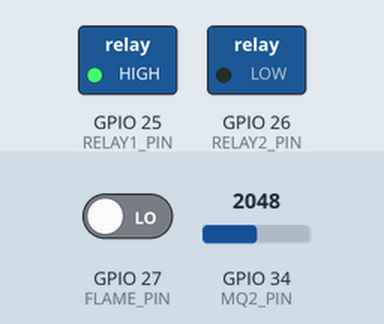
Bench run of a sketch on a simulated ESP32. On the bench: switched loads named in the sketch (green lamp = pin HIGH). The test bench sets the inputs (shaded band); at power-on: GPIO 27 (FLAME_PIN) LOW, GPIO 34 (MQ2_PIN) = 2048. WiFi joins after 1.5 s; servers stay silent unless stated; uploads are accepted with an empty reply; what the sketch prints to the serial monitor is not drawn.

Above: at 2.8 s.
2.9 s: GPIO 27 (FLAME_PIN) driven HIGH
At 4.0 s:
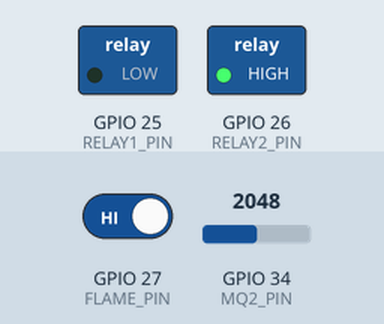
4.5 s: GPIO 34 (MQ2_PIN) set to 1828
6.3 s: GPIO 34 (MQ2_PIN) set to 1748
At 6.8 s:
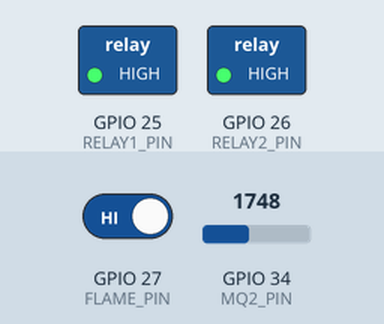
8.7 s: GPIO 34 (MQ2_PIN) set to 1840
At 10.2 s:
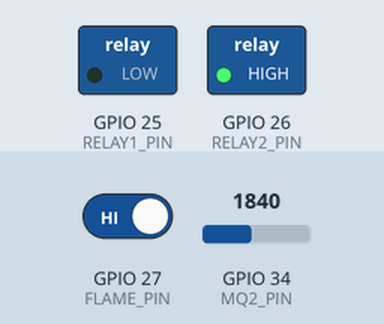
10.8 s: GPIO 34 (MQ2_PIN) set to 1760
At 11.9 s:
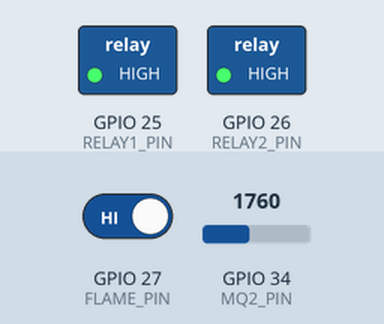
12.9 s: GPIO 27 (FLAME_PIN) driven LOW
At 14.8 s:
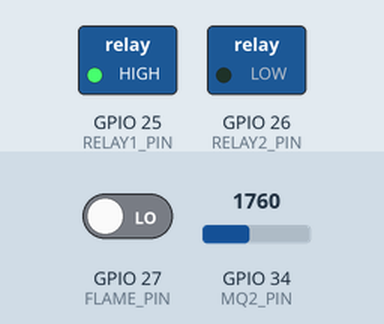
Timing chart, 0 to 16.3 s (numbered marks = the images above; inputs shaded):
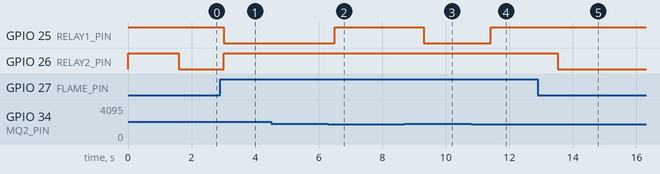

The sketch:

ESP32_2_Gas_Flame_w_server.ino
```cpp
/*
=========================================
ESP32 Fire & Gas Automation System
=========================================

Relay 1 -> Exhaust Fan
Relay 2 -> Emergency Pump / Light

Logic:

Gas only
Fan ON

Fire only
Emergency ON

Gas + Fire
Fan OFF
Emergency ON
=========================================
*/

#include <WiFi.h>
#include <HTTPClient.h>

// ================= WIFI + SERVER CONFIG =================
// Set these to match your network and your laptop's IP address.
// Find your laptop's IP with `ipconfig` (Windows) or `ifconfig`/`ip addr` (Mac/Linux).
// The ESP32 and your laptop must be on the SAME WiFi network.
const char* WIFI_SSID     = "YOUR_WIFI_SSID";
const char* WIFI_PASSWORD = "YOUR_WIFI_PASSWORD";
const char* SERVER_URL    = "http://192.168.1.100:3000/api/update/gas"; // <-- change IP
// ==========================================================

#define MQ2_PIN        34
#define FLAME_PIN      27

#define RELAY1_PIN     25
#define RELAY2_PIN     26

// Adjust after observing Serial Monitor
const int GAS_THRESHOLD = 1800;

unsigned long lastPost = 0;
const unsigned long POST_INTERVAL_MS = 500; // matches the existing loop delay -> real-time feed
bool actuatorsEnabled = true; // set by the dashboard's Connect/Disconnect override buttons

void connectWiFi() {
  Serial.print("Connecting to WiFi");
  WiFi.begin(WIFI_SSID, WIFI_PASSWORD);
  while (WiFi.status() != WL_CONNECTED) {
    delay(400);
    Serial.print(".");
  }
  Serial.println();
  Serial.print("Connected! IP address: ");
  Serial.println(WiFi.localIP());
}

void sendData(int gasValue, bool gasLeak, bool flame, const char* status) {
  if (WiFi.status() != WL_CONNECTED) return;

  HTTPClient http;
  http.begin(SERVER_URL);
  http.addHeader("Content-Type", "application/json");
  http.setTimeout(2000); // don't let a slow/dead server block the safety loop for long

  String payload = "{";
  payload += "\"gasValue\":" + String(gasValue) + ",";
  payload += "\"gasLeak\":" + String(gasLeak ? "true" : "false") + ",";
  payload += "\"flame\":" + String(flame ? "true" : "false") + ",";
  payload += "\"status\":\"" + String(status) + "\"";
  payload += "}";

  int code = http.POST(payload);
  if (code > 0) {
    String response = http.getString();
    // Simple substring check for "enabled":true/false (no ArduinoJson dependency).
    // The dashboard's Connect/Disconnect buttons control this flag on the server.
    if (response.indexOf("\"enabled\":false") != -1) {
      actuatorsEnabled = false;
    } else if (response.indexOf("\"enabled\":true") != -1) {
      actuatorsEnabled = true;
    }
  } else {
    Serial.print("HTTP POST failed: ");
    Serial.println(http.errorToString(code));
  }
  http.end();
}

void setup()
{
    Serial.begin(115200);

    pinMode(FLAME_PIN, INPUT);

    pinMode(RELAY1_PIN, OUTPUT);
    pinMode(RELAY2_PIN, OUTPUT);

    // Relay OFF (Most relay modules are Active LOW)
    digitalWrite(RELAY1_PIN, HIGH);
    digitalWrite(RELAY2_PIN, HIGH);

    Serial.println("Fire & Gas Automation Started");

    connectWiFi();
}

void loop()
{
    int gasValue = analogRead(MQ2_PIN);

    // Most flame sensors:
    // LOW = Flame detected
    // HIGH = No flame
    bool flameDetected = (digitalRead(FLAME_PIN) == LOW);

    bool gasLeak = (gasValue > GAS_THRESHOLD);

    Serial.print("Gas Value : ");
    Serial.print(gasValue);

    Serial.print("    Flame : ");

    if(flameDetected)
        Serial.print("YES");
    else
        Serial.print("NO");

    Serial.print("    Status : ");

    const char* statusText;

    // ----------------------------
    // MANUAL OVERRIDE (dashboard Disconnect button)
    // NOTE: this is a safety system (gas + fire). Disabling it means the
    // fan/emergency relays will NOT respond to a real gas leak or flame.
    // Only use this for testing - don't leave it disconnected in normal use.
    // ----------------------------
    if(!actuatorsEnabled)
    {
        digitalWrite(RELAY1_PIN, HIGH);   // relays forced to safe/idle state
        digitalWrite(RELAY2_PIN, HIGH);

        statusText = "PAUSED (dashboard override)";
        Serial.println(statusText);
    }

    // ----------------------------
    // CASE 1
    // Normal
    // ----------------------------
    else if(!gasLeak && !flameDetected)
    {
        digitalWrite(RELAY1_PIN, HIGH);
        digitalWrite(RELAY2_PIN, HIGH);

        statusText = "NORMAL";
        Serial.println(statusText);
    }

    // ----------------------------
    // CASE 2
    // Gas Leak Only
    // ----------------------------
    else if(gasLeak && !flameDetected)
    {
        digitalWrite(RELAY1_PIN, LOW);      // Fan ON
        digitalWrite(RELAY2_PIN, HIGH);     // Emergency OFF

        statusText = "GAS LEAK -> FAN ON";
        Serial.println(statusText);
    }

    // ----------------------------
    // CASE 3
    // Fire Only
    // ----------------------------
    else if(!gasLeak && flameDetected)
    {
        digitalWrite(RELAY1_PIN, HIGH);     // Fan OFF
        digitalWrite(RELAY2_PIN, LOW);      // Emergency ON

        statusText = "FIRE -> EMERGENCY ON";
        Serial.println(statusText);
    }

    // ----------------------------
    // CASE 4
    // Fire + Gas
    // ----------------------------
    else
    {
        digitalWrite(RELAY1_PIN, HIGH);     // Fan OFF
        digitalWrite(RELAY2_PIN, LOW);      // Emergency ON

        statusText = "EMERGENCY: GAS + FIRE";
        Serial.println(statusText);
    }

    // ---- Send live data to the dashboard server ----
    if (millis() - lastPost >= POST_INTERVAL_MS)
    {
        lastPost = millis();
        sendData(gasValue, gasLeak, flameDetected, statusText);
    }

    delay(500);
}
```

Measured:
- the behaviour switches between 1801 and 1800 on GPIO 34 (MQ2_PIN) (found by bisection; images 1 and 2)
- after the input at 2.9 s, GPIO 25 (RELAY1_PIN): HIGH → LOW after 0.11 s; GPIO 26 (RELAY2_PIN): LOW → HIGH after 0.11 s
- after the input at 4.5 s, every drawn part: stays the same
- after the input at 6.3 s, GPIO 25 (RELAY1_PIN): LOW → HIGH after 0.21 s
- after the input at 8.7 s, GPIO 25 (RELAY1_PIN): HIGH → LOW after 0.61 s
- after the input at 10.8 s, GPIO 25 (RELAY1_PIN): LOW → HIGH after 0.62 s
- after the input at 12.9 s, GPIO 26 (RELAY2_PIN): HIGH → LOW after 0.62 s
